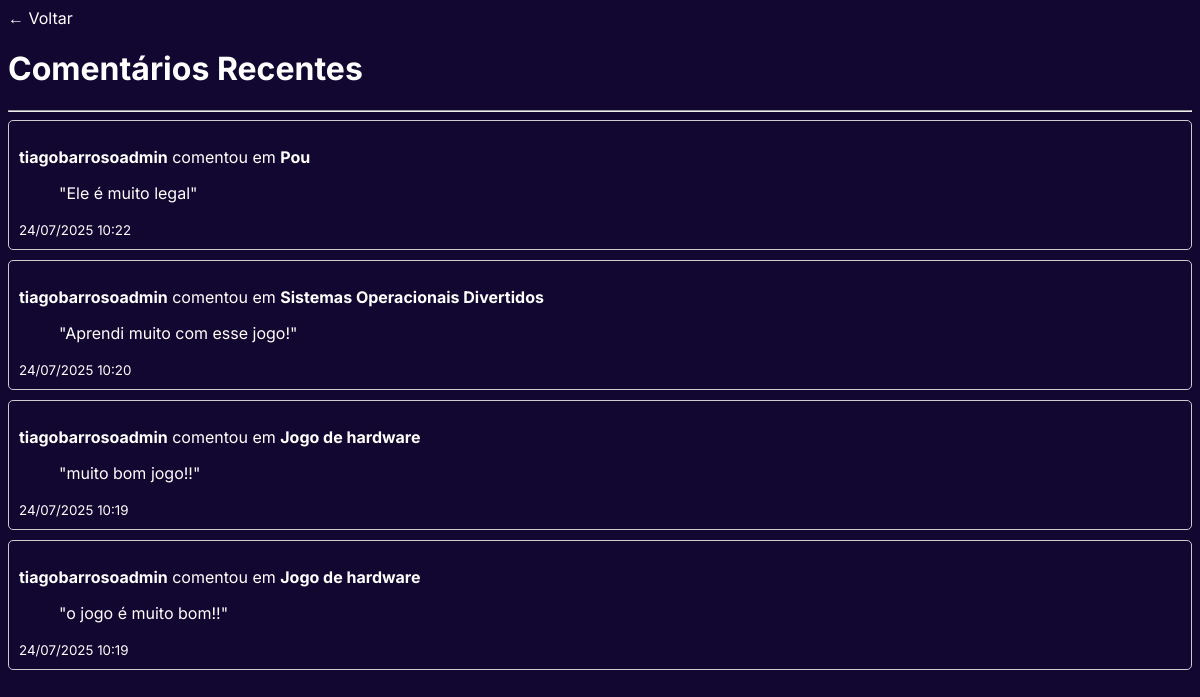
/comentarios/, run on the app's committed database.
### potplayapp/models.py (models this page shows, shortened)
class Comentario(models.Model):
    jogo = models.ForeignKey(Jogo, on_delete=models.CASCADE, related_name='comentarios')
    autor = models.ForeignKey(User, on_delete=models.CASCADE)
    texto = models.TextField(verbose_name="Seu comentário")
    data_criacao = models.DateTimeField(auto_now_add=True)

class Jogo(models.Model):
    desenvolvedor = models.ForeignKey(User, on_delete=models.CASCADE, related_name="jogos_criados")
    categoria = models.ForeignKey(Categoria, on_delete=models.SET_NULL, null=True, blank=False)
    nome = models.CharField(max_length=255)
    descricao = models.TextField()
    arquivo_jogo = models.FileField(upload_to='arquivos_jogos/')
    data_submissao = models.DateTimeField(auto_now_add=True)

### potplayapp/views.py (the view)
# urls.py: path('comentarios/', views.todos_comentarios_view, name='todos_comentarios'),
def todos_comentarios_view(request):
    comentarios = Comentario.objects.all().order_by('-data_criacao')
    return render(request, 'todos_comentarios.html', {'comentarios': comentarios})

### potplayapp/templates/todos_comentarios.html (shortened to what this page needs)
{% load static %}
<!DOCTYPE html>
<html lang="pt-br">
<head>
    <link rel="stylesheet" href="{% static 'potplayapp/css/global.css' %}">
</head>
<body>
    <a href="{% url 'home' %}">← Voltar</a>
    <h1>Comentários Recentes</h1>
    <hr>
    {% for comentario in comentarios %}
        <div class="comment-card">
            <p>
                <strong>{{ comentario.autor.username }}</strong> comentou em <strong>{{ comentario.jogo.nome }}</strong>
            </p>
            <blockquote>
                "{{ comentario.texto }}"
            </blockquote>
            <small>{{ comentario.data_criacao|date:"d/m/Y H:i" }}</small>
        </div>
    {% empty %}
        <p>Ainda não há comentários.</p>
    {% endfor %}
</body>
</html>

### potplayapp/static/potplayapp/css/global.css (style rules this page uses)
body { font-family: "Inter", sans-serif; background-color: #120730; color: white; }
a { color: white; text-decoration: none; }

### potplayapp/templates/todos_comentarios.html (style rules this page uses)
.comment-card { border: 1px solid #ccc; padding: 10px; margin-bottom: 10px; border-radius: 5px; }

### data on the page
Comentario: autor.username "tiagobarrosoadmin", jogo.nome "Pou", texto "Ele é muito legal", data_criacao "24/07/2025 10:22"
Comentario: autor.username "tiagobarrosoadmin", jogo.nome "Sistemas Operacionais Divertidos", texto "Aprendi muito com esse jogo!", data_criacao "24/07/2025 10:20"
Comentario: autor.username "tiagobarrosoadmin", jogo.nome "Jogo de hardware", texto "muito bom jogo!!", data_criacao "24/07/2025 10:19"
Comentario: autor.username "tiagobarrosoadmin", jogo.nome "Jogo de hardware", texto "o jogo é muito bom!!", data_criacao "24/07/2025 10:19"
